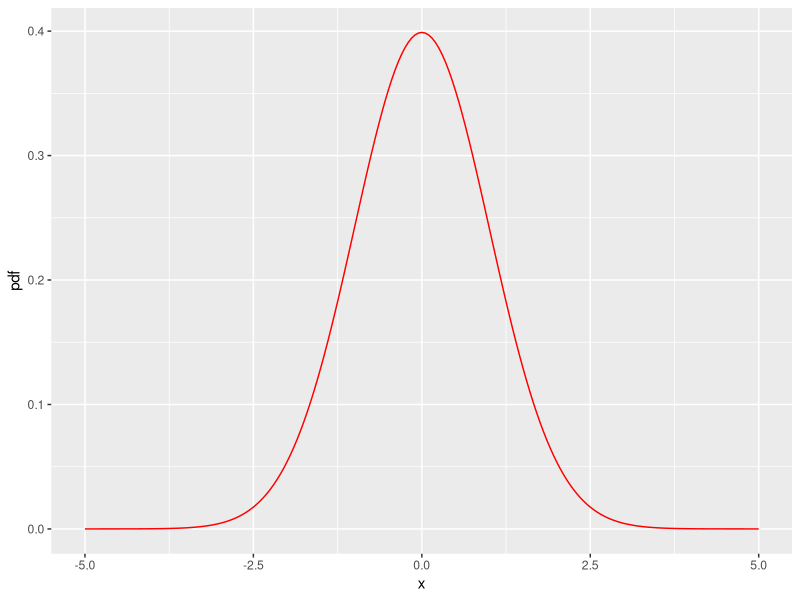
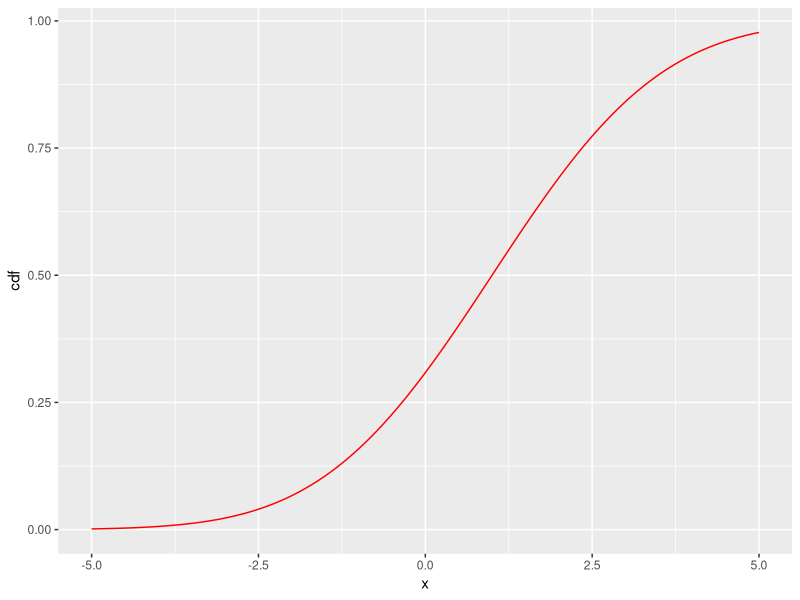
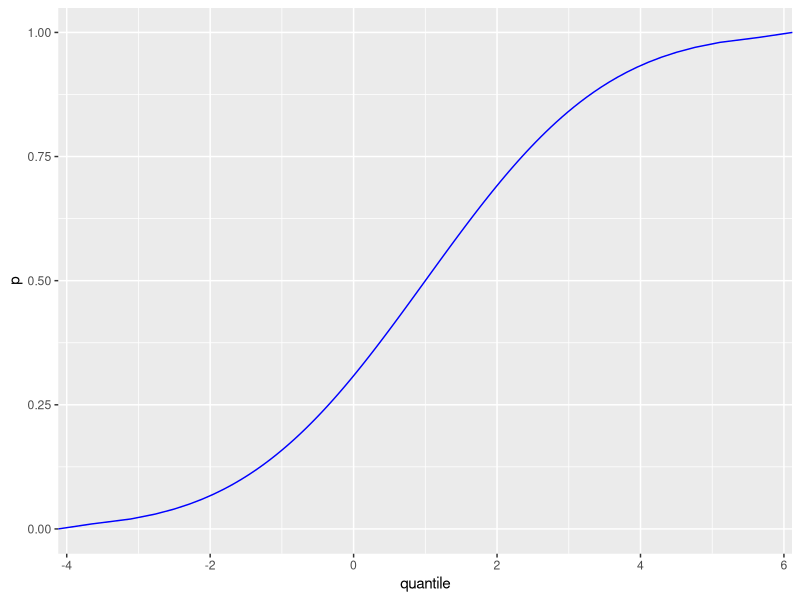
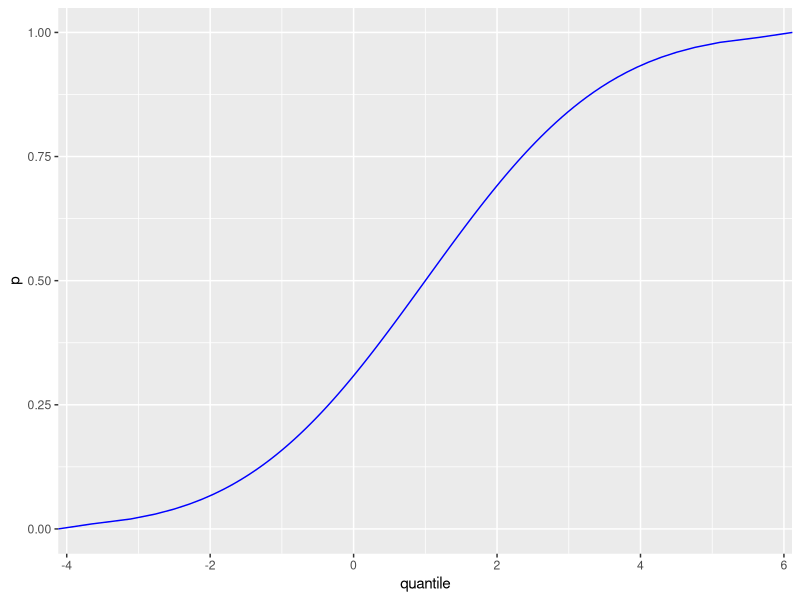

Reproduce these figures in R, in order. (Note: this script raises an error after producing the figures.)
#Compute the pdf at location 0 of N(1,4).(mean,variance)
dnorm(0,1,2)
#Compute pdf at location 0 of N(-1,0.25).
dnorm(0,-1,0.5)
#standardnormal distribution
dnorm(0,0,1)
#Compute the pdf at a location 0 for 3 different normal distributions N(1,4),N(-1,0.25),N(0,1)
dnorm(0,mean=c(1,-1,0),sd=c(2,0.5,1))
#For N(3,4) find pdf at three different locations. -3,2,5.
dnorm(x=c(-3,2,5),3,2)
#Give the graphical representation of N(0,1). (Symmetric )
install.packages("ggplot2")
library(ggplot2)
x<-seq(from=-5,to=5,by=0.05)
norm_dist<-data.frame(x=x,pdf=dnorm(x))
ggplot(norm_dist) + geom_line(aes(x=x,y=pdf),color="red")
#cdf
pnorm(0,mean=1,sd=2)
#cdf of standard normal distribution
pnorm(0)
#graphical representation
x<- seq(from=-5,to=5,by=0.05)
norm_dist<- data.frame(x=x,cdf=pnorm(x,1,2))
ggplot(norm_dist) + geom_line(aes(x=x,y=cdf),color="red")
#for standard normal distribution
norm_dist<-data.frame(x=x,cdf=pnorm(x))
#quantile (median)
qnorm(0.5,1,2)
#median of standard normal distribution
qnorm(0.5)
#graphical representation of qnorm
p<-seq(from=0,to=1,by=0.01)
norm_dist<-data.frame(p=p,quantile=qnorm(p,mean=1,sd=2))
ggplot(norm_dist) + geom_line(aes(x=quantile,y=p),color="blue")
#graphical rep of standard normal deviation
p<-seq(from=0,to=1,by=0.01)
norm_dist<-data.frame(p=p,quantile=qnorm(p,mean=1,sd=2))
ggplot(norm_dist) + geom_line(aes(x=quantile,y=p),color="blue")
#graphical representation of standard normal deviation via qnorm
norm_dist<-data.frame(x=x,quantile=qnorm(x,mean=0,sd=0.05))
ggplot2(norm_dist) + geom_line(aes(x=quantile,y=p),color="blue")
